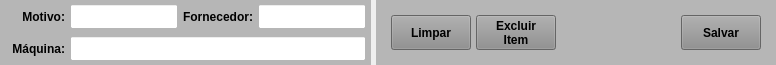
     <widget class="QWidget" name="widget_4" native="true">
      <property name="minimumSize">
       <size>
        <width>0</width>
        <height>65</height>
       </size>
      </property>
      <property name="maximumSize">
       <size>
        <width>16777215</width>
        <height>65</height>
       </size>
      </property>
      <property name="styleSheet">
       <string notr="true"/>
      </property>
      <layout class="QHBoxLayout" name="horizontalLayout_3">
       <property name="spacing">
        <number>5</number>
       </property>
       <property name="leftMargin">
        <number>0</number>
       </property>
       <property name="topMargin">
        <number>0</number>
       </property>
       <property name="rightMargin">
        <number>0</number>
       </property>
       <property name="bottomMargin">
        <number>0</number>
       </property>
       <item>
        <widget class="QWidget" name="widget_Cor9" native="true">
         <property name="styleSheet">
          <string notr="true">background-color: rgb(182, 182, 182);</string>
         </property>
         <layout class="QVBoxLayout" name="verticalLayout_6">
          <property name="spacing">
           <number>0</number>
          </property>
          <property name="leftMargin">
           <number>0</number>
          </property>
          <property name="topMargin">
           <number>0</number>
          </property>
          <property name="rightMargin">
           <number>0</number>
          </property>
          <property name="bottomMargin">
           <number>0</number>
          </property>
          <item>
           <widget class="QWidget" name="widget_10" native="true">
            <layout class="QHBoxLayout" name="horizontalLayout_4">
             <property name="spacing">
              <number>5</number>
             </property>
             <property name="leftMargin">
              <number>5</number>
             </property>
             <property name="topMargin">
              <number>2</number>
             </property>
             <property name="rightMargin">
              <number>5</number>
             </property>
             <property name="bottomMargin">
              <number>2</number>
             </property>
             <item>
              <widget class="QLabel" name="label_6">
               <property name="minimumSize">
                <size>
                 <width>60</width>
                 <height>0</height>
                </size>
               </property>
               <property name="maximumSize">
                <size>
                 <width>60</width>
                 <height>16777215</height>
                </size>
               </property>
               <property name="font">
                <font>
                 <pointsize>9</pointsize>
                 <weight>75</weight>
                 <bold>true</bold>
                </font>
               </property>
               <property name="text">
                <string>Motivo:</string>
               </property>
               <property name="alignment">
                <set>Qt::AlignRight|Qt::AlignTrailing|Qt::AlignVCenter</set>
               </property>
              </widget>
             </item>
             <item>
              <widget class="QLineEdit" name="lineMotivo">
               <property name="sizePolicy">
                <sizepolicy hsizetype="Preferred" vsizetype="Preferred">
                 <horstretch>0</horstretch>
                 <verstretch>0</verstretch>
                </sizepolicy>
               </property>
               <property name="minimumSize">
                <size>
                 <width>0</width>
                 <height>25</height>
                </size>
               </property>
               <property name="maximumSize">
                <size>
                 <width>500</width>
                 <height>25</height>
                </size>
               </property>
               <property name="font">
                <font>
                 <pointsize>9</pointsize>
                </font>
               </property>
               <property name="styleSheet">
                <string notr="true">background-color: rgb(255, 255, 255);</string>
               </property>
               <property name="text">
                <string/>
               </property>
               <property name="alignment">
                <set>Qt::AlignLeading|Qt::AlignLeft|Qt::AlignVCenter</set>
               </property>
              </widget>
             </item>
             <item>
              <widget class="QLabel" name="label_7">
               <property name="maximumSize">
                <size>
                 <width>75</width>
                 <height>16777215</height>
                </size>
               </property>
               <property name="font">
                <font>
                 <pointsize>9</pointsize>
                 <weight>75</weight>
                 <bold>true</bold>
                </font>
               </property>
               <property name="text">
                <string>Fornecedor:</string>
               </property>
               <property name="alignment">
                <set>Qt::AlignRight|Qt::AlignTrailing|Qt::AlignVCenter</set>
               </property>
              </widget>
             </item>
             <item>
              <widget class="QLineEdit" name="line_Forncedor">
               <property name="sizePolicy">
                <sizepolicy hsizetype="Preferred" vsizetype="Preferred">
                 <horstretch>0</horstretch>
                 <verstretch>0</verstretch>
                </sizepolicy>
               </property>
               <property name="minimumSize">
                <size>
                 <width>0</width>
                 <height>25</height>
                </size>
               </property>
               <property name="maximumSize">
                <size>
                 <width>350</width>
                 <height>25</height>
                </size>
               </property>
               <property name="font">
                <font>
                 <pointsize>9</pointsize>
                </font>
               </property>
               <property name="styleSheet">
                <string notr="true">background-color: rgb(255, 255, 255);</string>
               </property>
               <property name="text">
                <string/>
               </property>
               <property name="alignment">
                <set>Qt::AlignLeading|Qt::AlignLeft|Qt::AlignVCenter</set>
               </property>
              </widget>
             </item>
            </layout>
           </widget>
          </item>
          <item>
           <widget class="QWidget" name="widget_11" native="true">
            <layout class="QHBoxLayout" name="horizontalLayout_5">
             <property name="spacing">
              <number>5</number>
             </property>
             <property name="leftMargin">
              <number>5</number>
             </property>
             <property name="topMargin">
              <number>2</number>
             </property>
             <property name="rightMargin">
              <number>5</number>
             </property>
             <property name="bottomMargin">
              <number>2</number>
             </property>
             <item>
              <widget class="QLabel" name="label_5">
               <property name="minimumSize">
                <size>
                 <width>60</width>
                 <height>0</height>
                </size>
               </property>
               <property name="maximumSize">
                <size>
                 <width>60</width>
                 <height>16777215</height>
                </size>
               </property>
               <property name="font">
                <font>
                 <pointsize>9</pointsize>
                 <weight>75</weight>
                 <bold>true</bold>
                </font>
               </property>
               <property name="text">
                <string>Máquina:</string>
               </property>
               <property name="alignment">
                <set>Qt::AlignRight|Qt::AlignTrailing|Qt::AlignVCenter</set>
               </property>
              </widget>
             </item>
             <item>
              <widget class="QLineEdit" name="lineMaquina">
               <property name="sizePolicy">
                <sizepolicy hsizetype="Preferred" vsizetype="Preferred">
                 <horstretch>0</horstretch>
                 <verstretch>0</verstretch>
                </sizepolicy>
               </property>
               <property name="minimumSize">
                <size>
                 <width>0</width>
                 <height>25</height>
                </size>
               </property>
               <property name="maximumSize">
                <size>
                 <width>16777215</width>
                 <height>25</height>
                </size>
               </property>
               <property name="font">
                <font>
                 <pointsize>9</pointsize>
                </font>
               </property>
               <property name="styleSheet">
                <string notr="true">background-color: rgb(255, 255, 255);</string>
               </property>
               <property name="text">
                <string/>
               </property>
               <property name="alignment">
                <set>Qt::AlignLeading|Qt::AlignLeft|Qt::AlignVCenter</set>
               </property>
              </widget>
             </item>
            </layout>
           </widget>
          </item>
         </layout>
        </widget>
       </item>
       <item>
        <widget class="QWidget" name="widget_Cor8" native="true">
         <property name="minimumSize">
          <size>
           <width>400</width>
           <height>0</height>
          </size>
         </property>
         <property name="maximumSize">
          <size>
           <width>400</width>
           <height>16777215</height>
          </size>
         </property>
         <property name="styleSheet">
          <string notr="true">background-color: rgb(182, 182, 182);</string>
         </property>
         <layout class="QHBoxLayout" name="horizontalLayout_6">
          <property name="spacing">
           <number>5</number>
          </property>
          <property name="leftMargin">
           <number>15</number>
          </property>
          <property name="topMargin">
           <number>5</number>
          </property>
          <property name="rightMargin">
           <number>15</number>
          </property>
          <property name="bottomMargin">
           <number>5</number>
          </property>
          <item>
           <widget class="QPushButton" name="btn_Limpar">
            <property name="minimumSize">
             <size>
              <width>80</width>
              <height>35</height>
             </size>
            </property>
            <property name="maximumSize">
             <size>
              <width>80</width>
              <height>35</height>
             </size>
            </property>
            <property name="font">
             <font>
              <pointsize>9</pointsize>
              <weight>75</weight>
              <bold>true</bold>
             </font>
            </property>
            <property name="cursor">
             <cursorShape>PointingHandCursor</cursorShape>
            </property>
            <property name="styleSheet">
             <string notr="true">background-color: rgb(141, 141, 141);</string>
            </property>
            <property name="text">
             <string>Limpar</string>
            </property>
           </widget>
          </item>
          <item>
           <widget class="QPushButton" name="btn_Excluir_Item">
            <property name="minimumSize">
             <size>
              <width>80</width>
              <height>35</height>
             </size>
            </property>
            <property name="maximumSize">
             <size>
              <width>80</width>
              <height>35</height>
             </size>
            </property>
            <property name="font">
             <font>
              <pointsize>9</pointsize>
              <weight>75</weight>
              <bold>true</bold>
             </font>
            </property>
            <property name="cursor">
             <cursorShape>PointingHandCursor</cursorShape>
            </property>
            <property name="layoutDirection">
             <enum>Qt::LeftToRight</enum>
            </property>
            <property name="autoFillBackground">
             <bool>false</bool>
            </property>
            <property name="styleSheet">
             <string notr="true">background-color: rgb(141, 141, 141);</string>
            </property>
            <property name="text">
             <string>Excluir
Item</string>
            </property>
            <property name="checkable">
             <bool>false</bool>
            </property>
            <property name="autoDefault">
             <bool>false</bool>
            </property>
            <property name="default">
             <bool>false</bool>
            </property>
            <property name="flat">
             <bool>false</bool>
            </property>
           </widget>
          </item>
          <item>
           <widget class="QLabel" name="label_4">
            <property name="text">
             <string/>
            </property>
           </widget>
          </item>
          <item>
           <widget class="QPushButton" name="btn_Salvar">
            <property name="minimumSize">
             <size>
              <width>80</width>
              <height>35</height>
             </size>
            </property>
            <property name="maximumSize">
             <size>
              <width>80</width>
              <height>35</height>
             </size>
            </property>
            <property name="font">
             <font>
              <pointsize>9</pointsize>
              <weight>75</weight>
              <bold>true</bold>
             </font>
            </property>
            <property name="cursor">
             <cursorShape>PointingHandCursor</cursorShape>
            </property>
            <property name="styleSheet">
             <string notr="true">background-color: rgb(141, 141, 141);</string>
            </property>
            <property name="text">
             <string>Salvar</string>
            </property>
           </widget>
          </item>
         </layout>
        </widget>
       </item>
      </layout>
     </widget>
